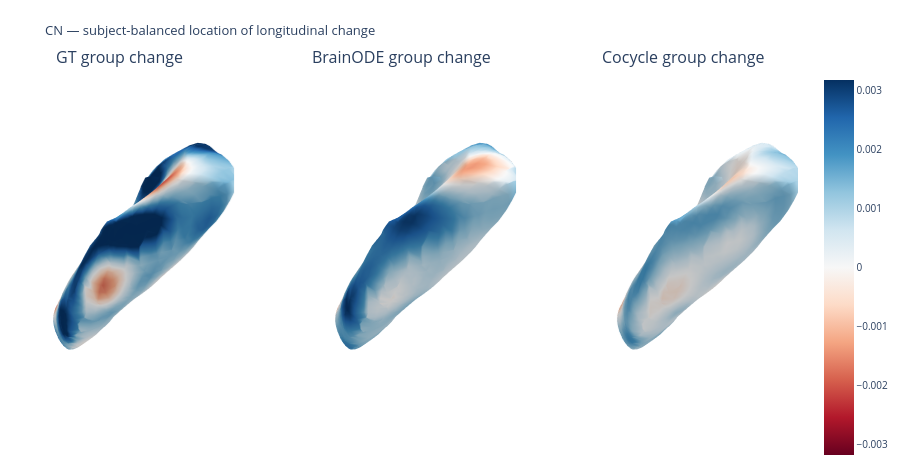

Source (notebook cell):
### Code cell
group_change_figure('CN')

### Figure 1 — Plotly figure (JSON) as saved in the notebook; plotly's stock layout.template omitted (floating-point values rounded to 4 significant figures; data arrays with more than 128 entries replaced by an {"elided": "..."} marker saying what was removed)
{"data": [{"cmax": 0.003182, "cmin": -0.003182, "colorscale": [[0, "rgb(103,0,31)"], [0.1, "rgb(178,24,43)"], [0.2, "rgb(214,96,77)"], [0.3, "rgb(244,165,130)"], [0.4, "rgb(253,219,199)"], [0.5, "rgb(247,247,247)"], [0.6, "rgb(209,229,240)"], [0.7, "rgb(146,197,222)"], [0.8, "rgb(67,147,195)"], [0.9, "rgb(33,102,172)"], [1, "rgb(5,48,97)"]], "flatshading": false, "hoverinfo": "skip", "i": {"elided": "4408 int values"}, "intensity": {"elided": "2206 float values"}, "j": {"elided": "4408 int values"}, "k": {"elided": "4408 int values"}, "opacity": 1, "scene": "scene", "showscale": false, "type": "mesh3d", "x": {"elided": "2206 float values"}, "y": {"elided": "2206 float values"}, "z": {"elided": "2206 float values"}}, {"cmax": 0.003182, "cmin": -0.003182, "colorscale": [[0, "rgb(103,0,31)"], [0.1, "rgb(178,24,43)"], [0.2, "rgb(214,96,77)"], [0.3, "rgb(244,165,130)"], [0.4, "rgb(253,219,199)"], [0.5, "rgb(247,247,247)"], [0.6, "rgb(209,229,240)"], [0.7, "rgb(146,197,222)"], [0.8, "rgb(67,147,195)"], [0.9, "rgb(33,102,172)"], [1, "rgb(5,48,97)"]], "flatshading": false, "hoverinfo": "skip", "i": {"elided": "4408 int values"}, "intensity": {"elided": "2206 float values"}, "j": {"elided": "4408 int values"}, "k": {"elided": "4408 int values"}, "opacity": 1, "scene": "scene2", "showscale": false, "type": "mesh3d", "x": {"elided": "2206 float values"}, "y": {"elided": "2206 float values"}, "z": {"elided": "2206 float values"}}, {"cmax": 0.003182, "cmin": -0.003182, "colorscale": [[0, "rgb(103,0,31)"], [0.1, "rgb(178,24,43)"], [0.2, "rgb(214,96,77)"], [0.3, "rgb(244,165,130)"], [0.4, "rgb(253,219,199)"], [0.5, "rgb(247,247,247)"], [0.6, "rgb(209,229,240)"], [0.7, "rgb(146,197,222)"], [0.8, "rgb(67,147,195)"], [0.9, "rgb(33,102,172)"], [1, "rgb(5,48,97)"]], "flatshading": false, "hoverinfo": "skip", "i": {"elided": "4408 int values"}, "intensity": {"elided": "2206 float values"}, "j": {"elided": "4408 int values"}, "k": {"elided": "4408 int values"}, "opacity": 1, "scene": "scene3", "showscale": true, "type": "mesh3d", "x": {"elided": "2206 float values"}, "y": {"elided": "2206 float values"}, "z": {"elided": "2206 float values"}}], "layout": {"annotations": [{"font": {"size": 16}, "showarrow": false, "text": "GT group change", "x": 0.1444, "xanchor": "center", "xref": "paper", "y": 1, "yanchor": "bottom", "yref": "paper"}, {"font": {"size": 16}, "showarrow": false, "text": "BrainODE group change", "x": 0.5, "xanchor": "center", "xref": "paper", "y": 1, "yanchor": "bottom", "yref": "paper"}, {"font": {"size": 16}, "showarrow": false, "text": "Cocycle group change", "x": 0.8556, "xanchor": "center", "xref": "paper", "y": 1, "yanchor": "bottom", "yref": "paper"}], "font": {"size": 10}, "height": 470, "margin": {"b": 5, "l": 5, "r": 5, "t": 70}, "scene": {"aspectmode": "data", "domain": {"x": [0, 0.2889], "y": [0, 1]}, "xaxis": {"visible": false}, "yaxis": {"visible": false}, "zaxis": {"visible": false}}, "scene2": {"aspectmode": "data", "domain": {"x": [0.3556, 0.6444], "y": [0, 1]}, "xaxis": {"visible": false}, "yaxis": {"visible": false}, "zaxis": {"visible": false}}, "scene3": {"aspectmode": "data", "domain": {"x": [0.7111, 1], "y": [0, 1]}, "xaxis": {"visible": false}, "yaxis": {"visible": false}, "zaxis": {"visible": false}}, "title": {"font": {"size": 13}, "text": "CN — subject-balanced location of longitudinal change"}}}
